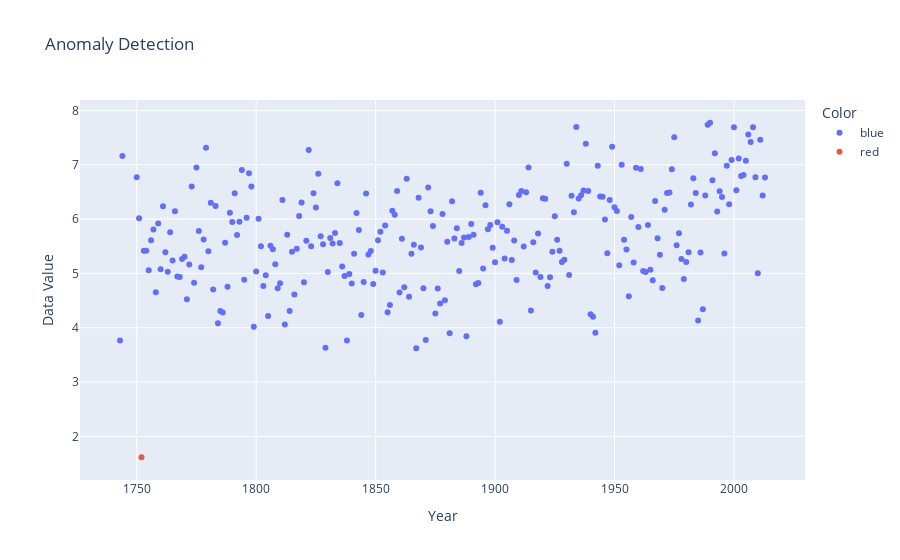

The code cell stored with this chart in its notebook:
### Code cell
visualize_anomalies_with_years_plotly(data_without_outliers, new_anomaly_scores, 0.4, cleaned_years)

### Figure 1 — Plotly figure (JSON) as saved in the notebook; plotly's stock layout.template omitted (floating-point values rounded to 4 significant figures; data arrays with more than 128 entries replaced by an {"elided": "..."} marker saying what was removed)
{"data": [{"hovertemplate": "<b>%{hovertext}</b><br><br>Color=blue<br>Year=%{x}<br>Data Value=%{y}<extra></extra>", "hovertext": {"elided": "265 str values"}, "legendgroup": "blue", "marker": {"color": "#636efa", "symbol": "circle"}, "mode": "markers", "name": "blue", "orientation": "v", "showlegend": true, "type": "scatter", "x": {"elided": "265 int values"}, "xaxis": "x", "y": {"elided": "265 float values"}, "yaxis": "y"}, {"hovertemplate": "<b>%{hovertext}</b><br><br>Color=red<br>Year=%{x}<br>Data Value=%{y}<extra></extra>", "hovertext": ["Anomaly Score: 0.69"], "legendgroup": "red", "marker": {"color": "#EF553B", "symbol": "circle"}, "mode": "markers", "name": "red", "orientation": "v", "showlegend": true, "type": "scatter", "x": [1752], "xaxis": "x", "y": [1.615], "yaxis": "y"}], "layout": {"legend": {"title": {"text": "Color"}, "tracegroupgap": 0}, "title": {"text": "Anomaly Detection"}, "xaxis": {"anchor": "y", "domain": [0, 1], "title": {"text": "Year"}}, "yaxis": {"anchor": "x", "domain": [0, 1], "title": {"text": "Data Value"}}}}
